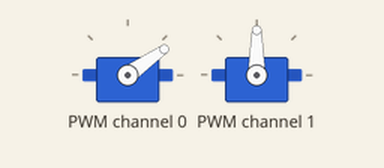
Recording of a program running on a simulated Raspberry Pi (BCM pin numbers). On the bench: 2 × servo. What the program prints to the terminal is not drawn.

Above: at 2.3 s.
At 5.7 s:
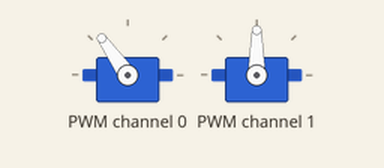
At 9.5 s:
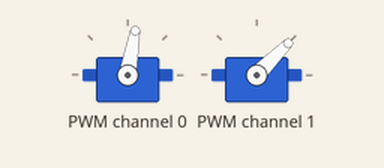
At 13.9 s:
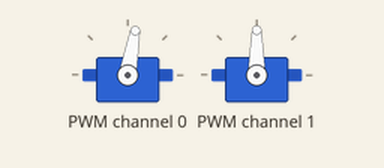
Timing chart, 0 to 15.4 s (numbered marks = the images above):
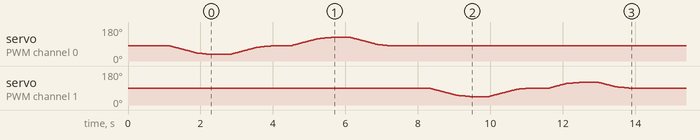

The program:

servo_control.py
```python
#!/usr/bin/env python3
"""
パン・チルトサーボ制御ライブラリ

サーボモーターの制御機能を提供するライブラリ。
スタンドアロン実行で動作テストも可能。
"""

import time
from adafruit_servokit import ServoKit

# ===== 定数 =====
SERVO_CHANNELS = 16
PAN_CHANNEL = 0              # パンサーボ（左右）
TILT_CHANNEL = 1             # チルトサーボ（上下）

# パルス幅（SG90用）
PULSE_MIN = 750
PULSE_MAX = 2250

# 動作範囲
PAN_CENTER = 80
PAN_LEFT = 35
PAN_RIGHT = 125

TILT_CENTER = 90
TILT_DOWN = 45
TILT_UP = 120

# 台形制御パラメータ
STEP_ANGLE = 1
NORMAL_DELAY = 0.02
SLOW_DISTANCE = 5
SLOW_DELAY = NORMAL_DELAY * 3


def initialize_servo_kit():
    """ServoKitを初期化し、SG90用のパルス幅を設定"""
    kit = ServoKit(channels=SERVO_CHANNELS)
    kit.servo[PAN_CHANNEL].set_pulse_width_range(PULSE_MIN, PULSE_MAX)
    kit.servo[TILT_CHANNEL].set_pulse_width_range(PULSE_MIN, PULSE_MAX)
    return kit


def _move_smooth(servo, start, end):
    """台形制御で滑らかに移動（内部関数）"""
    step = 1 if start < end else -1
    for angle in range(int(start), int(end) + step, step):
        # 目標に近づいたら減速
        if abs(end - angle) <= SLOW_DISTANCE:
            time.sleep(SLOW_DELAY)
        else:
            time.sleep(NORMAL_DELAY)
        servo.angle = angle


def set_pan_angle(kit, angle, smooth=True):
    """パンサーボを指定角度に移動"""
    if not (PAN_LEFT <= angle <= PAN_RIGHT):
        raise ValueError(f"パン角度は{PAN_LEFT}～{PAN_RIGHT}度で指定")

    current = kit.servo[PAN_CHANNEL].angle
    if current is None:
        current = PAN_CENTER

    if smooth:
        _move_smooth(kit.servo[PAN_CHANNEL], current, angle)
    else:
        kit.servo[PAN_CHANNEL].angle = angle


def set_tilt_angle(kit, angle, smooth=True):
    """チルトサーボを指定角度に移動"""
    if not (TILT_DOWN <= angle <= TILT_UP):
        raise ValueError(f"チルト角度は{TILT_DOWN}～{TILT_UP}度で指定")

    current = kit.servo[TILT_CHANNEL].angle
    if current is None:
        current = TILT_CENTER

    if smooth:
        _move_smooth(kit.servo[TILT_CHANNEL], current, angle)
    else:
        kit.servo[TILT_CHANNEL].angle = angle


def set_pan_tilt(kit, pan_angle, tilt_angle, smooth=True):
    """パンとチルトを指定角度に移動"""
    set_pan_angle(kit, pan_angle, smooth)
    set_tilt_angle(kit, tilt_angle, smooth)


def set_center_position(kit, smooth=True):
    """両サーボを中央位置に移動"""
    set_pan_angle(kit, PAN_CENTER, smooth)
    set_tilt_angle(kit, TILT_CENTER, smooth)


def release_servos(kit):
    """サーボを解放（位置保持を停止）"""
    kit.servo[PAN_CHANNEL].fraction = None
    kit.servo[TILT_CHANNEL].fraction = None


def test_pan_servo(kit):
    """パンサーボの動作テスト"""
    print("パンサーボテスト: 左→中央→右→中央")
    set_pan_angle(kit, PAN_LEFT)
    time.sleep(0.5)
    set_pan_angle(kit, PAN_CENTER)
    time.sleep(0.5)
    set_pan_angle(kit, PAN_RIGHT)
    time.sleep(0.5)
    set_pan_angle(kit, PAN_CENTER)
    print("パンサーボテスト完了")


def test_tilt_servo(kit):
    """チルトサーボの動作テスト"""
    print("チルトサーボテスト: 下→中央→上→中央")
    set_tilt_angle(kit, TILT_DOWN)
    time.sleep(0.5)
    set_tilt_angle(kit, TILT_CENTER)
    time.sleep(0.5)
    set_tilt_angle(kit, TILT_UP)
    time.sleep(0.5)
    set_tilt_angle(kit, TILT_CENTER)
    print("チルトサーボテスト完了")


def main():
    """動作テストを実行"""
    print("パン・チルトサーボ制御 動作テスト")
    print(f"パン: {PAN_LEFT}-{PAN_RIGHT}度 (中央:{PAN_CENTER}度)")
    print(f"チルト: {TILT_DOWN}-{TILT_UP}度 (中央:{TILT_CENTER}度)")

    try:
        kit = initialize_servo_kit()
        print("初期化完了")

        set_center_position(kit)
        time.sleep(1)

        test_pan_servo(kit)
        time.sleep(1)

        test_tilt_servo(kit)

        print("\nテスト完了。Ctrl+Cで終了")
        while True:
            time.sleep(1)

    except KeyboardInterrupt:
        print("\n終了します")

    finally:
        release_servos(kit)
        print("サーボを解放しました")


if __name__ == "__main__":
    main()
```
